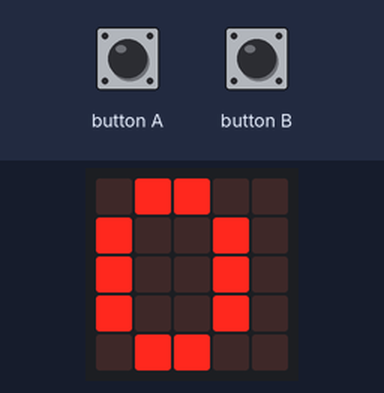
Bench run of a program on a simulated Calliope mini (MakeCode). Shown: the board's 5×5 LED display. The test bench sets the inputs (shaded band).

Above: at 1.2 s.
1.3 s: button A pressed for 0.15 s
At 2.0 s:
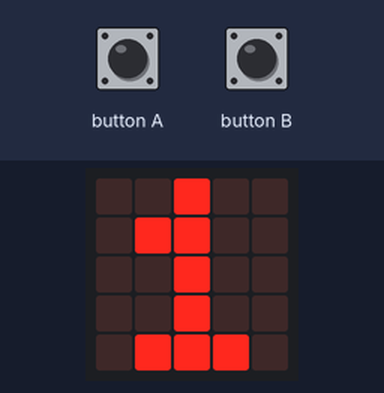
3.0 s: button B pressed for 0.15 s
At 5.1 s:
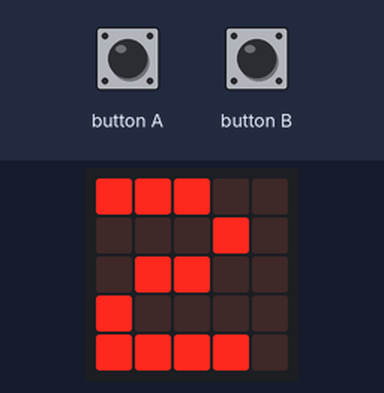
6.0 s: button A pressed for 0.15 s
At 8.7 s:
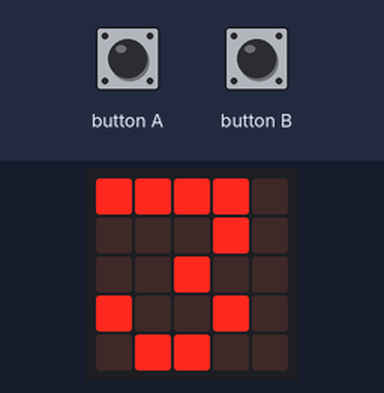
9.0 s: button B pressed for 0.15 s
At 11.4 s:
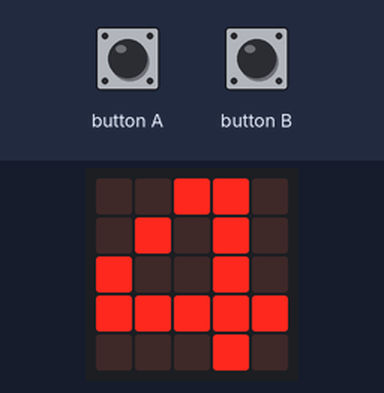
Timing chart, 0 to 12.9 s (numbered marks = the images above; inputs shaded):
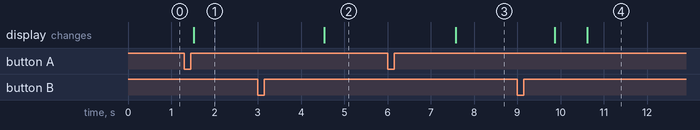

Measured:
- after the input at 1.3 s, the display: changes after 0.22 s (image 1)
- after the input at 3.0 s, the display: changes after 1.5 s (image 2)
- after the input at 6.0 s, the display: changes after 1.6 s (image 3)
- after the input at 9.0 s, the display: first changes after 0.87 s (image 4 shows a later state)

The program:

main.ts
```typescript
input.onButtonPressed(Button.A, function () {
    Zahl_A += 1
    basic.showNumber(Zahl_A)
})
input.onButtonPressed(Button.B, function () {
    Zahl_B += 1
    basic.showNumber(Zahl_B)
})
let Zahl_A = 0
let Zahl_B = 0
Zahl_B = 0
Zahl_B = 0
let Ergebnis = 0
basic.forever(function () {
    Ergebnis = Zahl_A + Zahl_B
    basic.showNumber(Ergebnis)
})
```

test.ts
```typescript
// Hier kann man Tests durchführen; diese Datei wird nicht kompiliert, wenn dieses Paket als Erweiterung verwendet wird.
```
